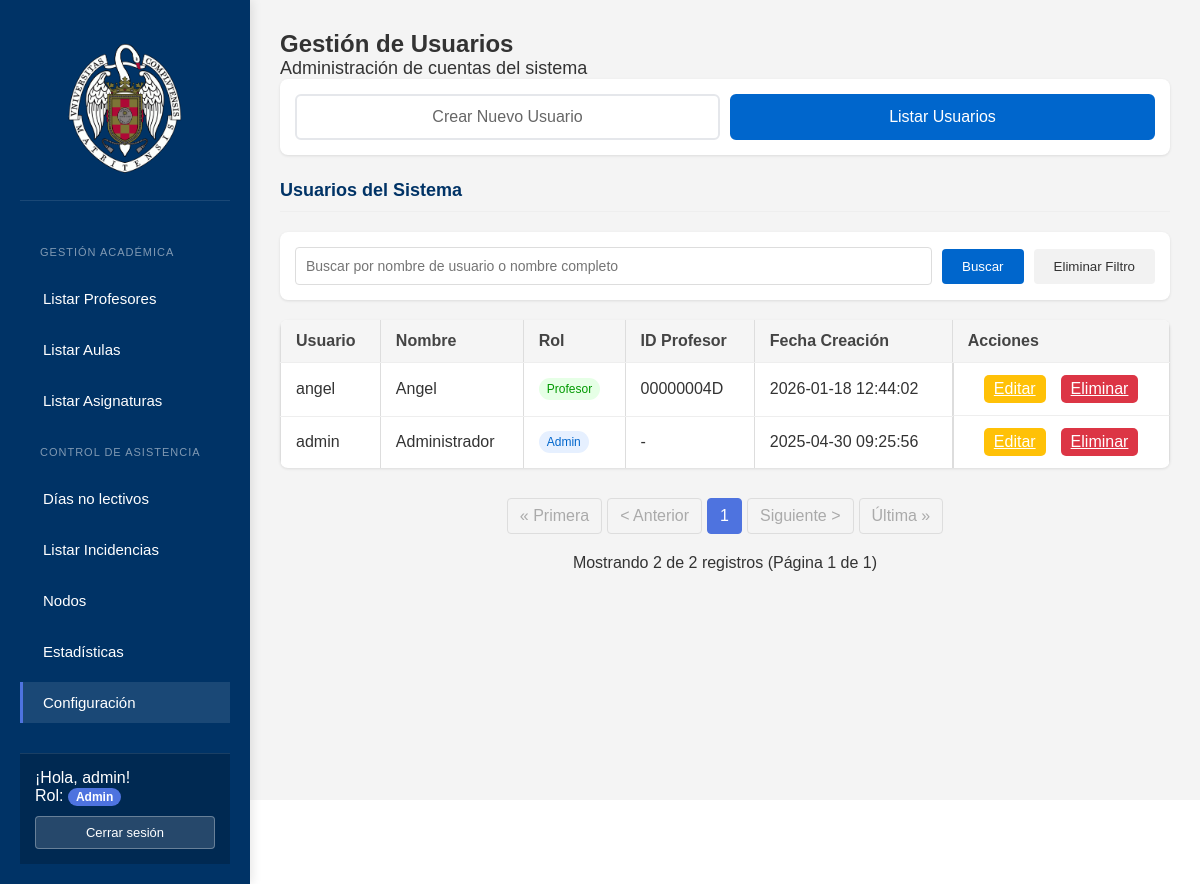
Page /GestionUsuarios.php (signed in) on the committed database.
### tables this page shows
CREATE TABLE `usuarios` (
  `id` int(11) NOT NULL,
  `username` varchar(50) NOT NULL,
  `password` varchar(255) NOT NULL,
  `nombre` varchar(100) NOT NULL,
  `rol` enum('admin','editor','lector','profesor') NOT NULL DEFAULT 'lector',
  `IdProfesor` varchar(50) DEFAULT NULL,
  `fecha_creacion` timestamp NOT NULL DEFAULT current_timestamp()
);

### www/GestionUsuarios.php (the view, shortened to what this page needs)
<?php
require_once("php/conexion.php");
$vista_actual = isset($_GET['vista']) ? $_GET['vista'] : 'listar';
$registros_por_pagina = 7;
$pagina = isset($_GET['pagina']) ? intval($_GET['pagina']) : 1;
$offset = ($pagina - 1) * $registros_por_pagina;
$query = "SELECT id, username, nombre, rol, IdProfesor, fecha_creacion FROM usuarios";
$params = [];
$types = "";
$query_count = str_replace("SELECT id, username, nombre, rol, IdProfesor, fecha_creacion", "SELECT COUNT(*) as total", $query);
$stmt_count = $conn->prepare($query_count);
$stmt_count->execute();
$result_count = $stmt_count->get_result();
$row_count = $result_count->fetch_assoc();
$total_registros = $row_count['total'];
$total_paginas = ceil($total_registros / $registros_por_pagina);
$query .= " ORDER BY fecha_creacion DESC LIMIT ? OFFSET ?";
$params[] = $registros_por_pagina;
$params[] = $offset;
$types .= "ii";
$stmt = $conn->prepare($query);
if (!empty($params)) {
    $stmt->bind_param($types, ...$params);
}
$stmt->execute();
$result = $stmt->get_result();
?>
<!DOCTYPE html>
<html lang="es">
  <head>
    <link rel="stylesheet" href="styles.css" />
  </head>
  <body>
    <div class="container">
      <?php include("php/sidebar.php"); ?>
      <main class="main-content">
        <header class="header">
          <h1>Gestión de Usuarios</h1>
          <p>Administración de cuentas del sistema</p>
        </header>
        <div class="view-toggle">
          <a href="?vista=crear" class="view-toggle-btn <?php echo ($vista_actual === 'crear') ? 'active' : ''; ?>">
            Crear Nuevo Usuario
          </a>
          <a href="?vista=listar" class="view-toggle-btn <?php echo ($vista_actual === 'listar') ? 'active' : ''; ?>">
            Listar Usuarios
          </a>
        </div>
        <?php if ($vista_actual === 'crear'): ?>
        <div class="user-form">
          <h2 class="section-title">Crear Nuevo Usuario</h2>
          <form method="POST" action="">
            <div class="form-row">
              <label for="username">Nombre de Usuario:</label>
              <input type="text" id="username" name="username" value="<?php echo isset($username) ? $username : ''; ?>" required>
            </div>
            <div class="form-row">
              <label for="password">Contraseña:</label>
              <div class="password-field-container">
                <input type="password" id="password" name="password" required>
                <button type="button" id="togglePassword" class="password-toggle-btn" title="Mostrar/ocultar contraseña">
                  🔒
                </button>
              </div>
            </div>
            <div class="form-row">
              <label for="nombre">Nombre Completo:</label>
              <input type="text" id="nombre" name="nombre" value="<?php echo isset($nombre) ? $nombre : ''; ?>" required>
            </div>
            <div class="form-row">
              <label for="rol">Rol:</label>
              <select id="rol" name="rol">
                <option value="lector" <?php echo (isset($rol) && $rol == 'lector') ? 'selected' : ''; ?>>Lector</option>
                <option value="editor" <?php echo (isset($rol) && $rol == 'editor') ? 'selected' : ''; ?>>Editor</option>
                <option value="profesor" <?php echo (isset($rol) && $rol == 'profesor') ? 'selected' : ''; ?>>Profesor</option>
                <option value="admin" <?php echo (isset($rol) && $rol == 'admin') ? 'selected' : ''; ?>>Administrador</option>
              </select>
            </div>
            <div class="form-row hidden" id="profesor-field">
              <label for="id_profesor">Identificador del Profesor: <span style="color: #ff3333;">*</span></label>
              <input type="text" id="id_profesor" name="id_profesor" value="<?php echo isset($id_profesor) ? $id_profesor : ''; ?>" placeholder="Ej: 00000001A">
              <small style="color: #666; display: block; margin-top: 5px;">El identificador debe existir en la tabla de profesores</small>
            </div>
            <div class="form-actions">
              <button type="submit" class="btn btn-create">Crear Usuario</button>
              <button type="reset" class="btn btn-reset">Limpiar</button>
            </div>
          </form>
        </div>
        <div class="info-box">
          <h3 class="info-title">Información sobre Roles</h3>
          <div class="role-info">
            <p><strong>Administrador (admin):</strong> Acceso completo al sistema. Puede crear, editar y eliminar usuarios, profesores, asignaturas, y configurar todos los aspectos del sistema.</p>
          </div>
          <div class="role-info">
            <p><strong>Editor (editor):</strong> Puede gestionar profesores, asignaturas, aulas y registrar asistencias e incidencias, pero no puede configurar el sistema ni gestionar usuarios.</p>
          </div>
          <div class="role-info">
            <p><strong>Profesor (profesor):</strong> Acceso limitado para profesores del sistema. Requiere vincular el usuario con un identificador de profesor existente.</p>
          </div>
          <div class="role-info">
            <p><strong>Lector (lector):</strong> Solo puede ver la información, pero no puede realizar cambios en el sistema.</p>
          </div>
        </div>
        <?php else: ?>
        <h2 class="section-title">Usuarios del Sistema</h2>
        <form method="GET" action="" class="search-form">
          <input type="text" name="search" placeholder="Buscar por nombre de usuario o nombre completo"
                 value="<?php echo isset($_GET['search']) ? htmlspecialchars($_GET['search']) : ''; ?>">
          <button type="submit">Buscar</button>
          <button type="button" onclick="window.location.href='?vista=listar'">Eliminar Filtro</button>
        </form>
        <table class="users-table">
          <thead>
            <tr>
              <th>Usuario</th>
              <th>Nombre</th>
              <th>Rol</th>
              <th>ID Profesor</th>
              <th>Fecha Creación</th>
              <th>Acciones</th>
            </tr>
          </thead>
          <tbody>
            <?php
            if ($result->num_rows > 0) {
                while ($row = $result->fetch_assoc()) {
                    $rolClass = 'role-' . $row['rol'];
                    echo "<tr>";
                    echo "<td data-label='Usuario'>" . htmlspecialchars($row['username']) . "</td>";
                    echo "<td data-label='Nombre'>" . htmlspecialchars($row['nombre']) . "</td>";
                    echo "<td data-label='Rol'><span class='role-badge {$rolClass}'>" . htmlspecialchars($row['rol']) . "</span></td>";
                    echo "<td data-label='ID Profesor'>" . ($row['IdProfesor'] ? htmlspecialchars($row['IdProfesor']) : '-') . "</td>";
                    echo "<td data-label='Fecha Creación'>" . htmlspecialchars($row['fecha_creacion']) . "</td>";
                    echo "<td data-label='Acciones' class='action-buttons'>";
                    echo "<a href='EditarUsuario.php?id=" . $row['id'] . "' class='edit-btn' title='Editar'><span>Editar</span></a>";
                    echo "<a href='EliminarUsuario.php?id=" . $row['id'] . "' class='delete-btn' title='Eliminar' onclick='return confirm(\"¿Está seguro de eliminar este usuario?\");'><span>Eliminar</span></a>";
                    echo "</td>";
                    echo "</tr>";
                }
            } else {
                echo "<tr><td colspan='6' class='no-data'>No se encontraron usuarios</td></tr>";
            }
            ?>
          </tbody>
        </table>
        <?php if ($total_registros > 0): ?>
        <div class="pagination">
          <?php
          $url_params = ['vista=listar'];
          $url_base = "GestionUsuarios.php?" . implode("&", $url_params) . "&";
          if ($pagina > 1) {
              echo "<a href='{$url_base}pagina=1'>&laquo; Primera</a>";
              echo "<a href='{$url_base}pagina=" . ($pagina - 1) . "'>&lt; Anterior</a>";
          } else {
              echo "<span class='disabled'>&laquo; Primera</span>";
              echo "<span class='disabled'>&lt; Anterior</span>";
          }
          $rango = 2;
          for ($i = max(1, $pagina - $rango); $i <= min($total_paginas, $pagina + $rango); $i++) {
              if ($i == $pagina) {
                  echo "<span class='active'>{$i}</span>";
              } else {
                  echo "<a href='{$url_base}pagina={$i}'>{$i}</a>";
              }
          }
          if ($pagina < $total_paginas) {
              echo "<a href='{$url_base}pagina=" . ($pagina + 1) . "'>Siguiente &gt;</a>";
              echo "<a href='{$url_base}pagina={$total_paginas}'>Última &raquo;</a>";
          } else {
              echo "<span class='disabled'>Siguiente &gt;</span>";
              echo "<span class='disabled'>Última &raquo;</span>";
          }
          ?>
        </div>
        <p style="text-align: center;">
          Mostrando <?php echo min($registros_por_pagina, $result->num_rows); ?> de <?php echo $total_registros; ?> registros
          (Página <?php echo $pagina; ?> de <?php echo $total_paginas; ?>)
        </p>
        <?php endif; ?>
        <?php endif; ?>
      </main>
    </div>

### www/styles.css (style rules this page uses)
* { margin: 0; padding: 0; box-sizing: border-box; }
body { font-family: Arial, sans-serif; color: #333; height: 100vh; display: flex; }
.container { display: flex; width: 100%; height: 100%; }
.main-content { flex-grow: 1; background-color: #f4f4f4; padding: 30px; }
.header h1 { font-size: 24px; }
.header p { font-size: 18px; }
table { width: 100%; border-collapse: collapse; }
table th, table td { text-align: center; padding: 10px; border-bottom: 1px solid #ddd; border-left: 1px solid #ddd; border-right: 1px solid #ddd; }
table th { background-color: #f4f4f4; }
.view-btn, .edit-btn, .delete-btn { background-color: #007bff; color: white; border: none; padding: 5px 10px; margin: 0 5px; border-radius: 5px; cursor: pointer; }
.edit-btn { background-color: #ffc107; }
.delete-btn { background-color: #dc3545; }

### www/GestionUsuarios.php (style rules this page uses)
.view-toggle { display: flex; gap: 10px; margin-bottom: 25px; background-color: white; padding: 15px; border-radius: 8px; box-shadow: 0 1px 3px rgba(0,0,0,0.1); }
.view-toggle-btn { flex: 1; padding: 12px 20px; border: 2px solid #e5e7eb; background-color: white; color: #666; border-radius: 6px; cursor: pointer; font-weight: 500; transition: all 0.3s; text-decoration: none; text-align: center; display: inline-block; }
.view-toggle-btn.active { background-color: #0066cc; color: white; border-color: #0066cc; }
.section-title { margin: 0 0 20px 0; padding-bottom: 10px; border-bottom: 1px solid #eee; color: #003366; font-size: 18px; font-weight: 600; }
.users-table { width: 100%; border-collapse: collapse; margin-bottom: 30px; background-color: white; border-radius: 8px; overflow: hidden; box-shadow: 0 1px 3px rgba(0,0,0,0.1); }
.users-table th, .users-table td { padding: 12px 15px; text-align: left; border-bottom: 1px solid #eee; }
.users-table th { background-color: #f5f5f5; font-weight: 600; color: #444; }
.users-table tr:last-child td { border-bottom: none; }
.role-badge { display: inline-block; padding: 4px 8px; border-radius: 12px; font-size: 12px; font-weight: 500; text-transform: capitalize; }
.role-admin { background-color: #e6f0ff; color: #0066cc; }
.role-profesor { background-color: #e6ffe6; color: #009900; }
.action-buttons { display: flex; gap: 5px; justify-content: center; }
.pagination { display: flex; justify-content: center; margin: 20px 0; gap: 5px; }
.pagination a, .pagination span { display: inline-block; padding: 8px 12px; text-decoration: none; border: 1px solid #ddd; color: #4e73df; border-radius: 4px; }
.pagination .active { background-color: #4e73df; color: white; border-color: #4e73df; }
.pagination .disabled { color: #aaa; cursor: not-allowed; }
.search-form { display: flex; gap: 10px; align-items: center; margin-bottom: 20px; background-color: white; padding: 15px; border-radius: 8px; box-shadow: 0 1px 3px rgba(0,0,0,0.1); }
.search-form input[type="text"] { flex: 1; padding: 10px; border: 1px solid #ddd; border-radius: 4px; font-size: 14px; }
.search-form button { padding: 10px 20px; border: none; border-radius: 4px; cursor: pointer; font-weight: 500; transition: all 0.2s; }
.search-form button[type="submit"] { background-color: #0066cc; color: white; }
.search-form button[type="button"] { background-color: #f2f2f2; color: #333; }

### www/php/sidebar.php (style rules this page uses)
.container { display: flex; min-height: 100vh; }
.main-content { flex: 1; }

### rows in the picture
usuarios: username "angel", nombre "Angel", rol "Profesor", IdProfesor "00000004D", fecha_creacion "2026-01-18 12:44:02"
usuarios: username "admin", nombre "Administrador", rol "Admin", fecha_creacion "2025-04-30 09:25:56"

### other values in the picture
$label "Listar Profesores Listar Aulas Listar Asignaturas Días no lectivos Listar Incidencias Nodos Estadísticas Configuración"
$_SESSION['username'] "admin"
$_SESSION['rol'] "Admin"
min($registros_por_pagina, $result->num_rows) "2"
$total_registros "2"
$pagina "1"
$total_paginas "1"
